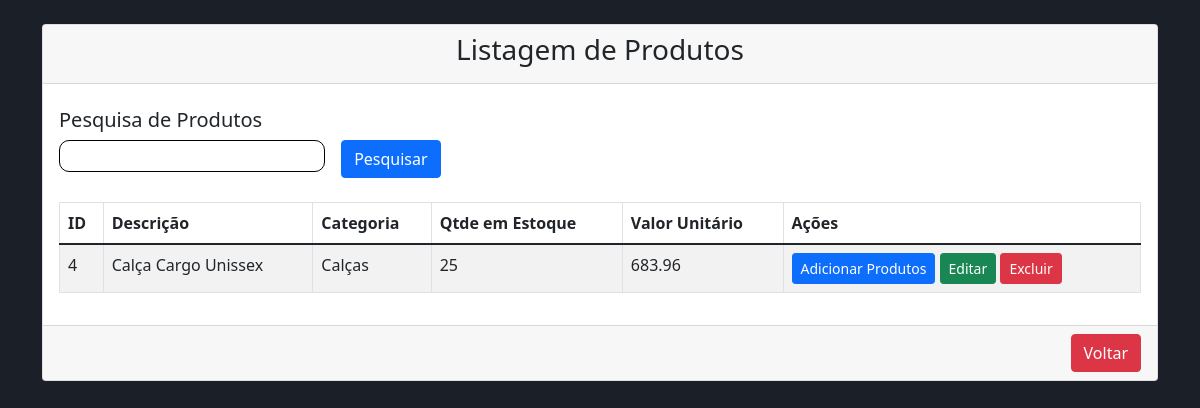
The app's page /view/produto/lstProdutos.php?busca=Calça Cargo Unissex (signed in) with its own data.
### tables this page shows
CREATE TABLE `produto` (
  `id` int(11) NOT NULL,
  `descricao` varchar(100) DEFAULT NULL,
  `qtde_estoque` int(11) DEFAULT NULL,
  `valor_unitario` decimal(10,2) DEFAULT NULL,
  `idCategoria` int(11) DEFAULT NULL
);

CREATE TABLE `categoria` (
  `id` int(11) NOT NULL,
  `descricao` varchar(50) NOT NULL
);

### dao/ProdutoDao.php (called while the page is built, shortened)
<?php
include_once 'C:\xampp\htdocs\Sistema-VendasPHP\model\Produto.php';
class ProdutoDao {
    public function findByDescricao(string $descricao) {
        $sql = "SELECT * FROM produto WHERE descricao LIKE :descricao ORDER BY descricao;";
        $conn = Conexao::conectar();
        $query = $conn->prepare($sql);
        $query->bindValue(':descricao', '%' . $descricao . '%', \PDO::PARAM_STR);
        $query->execute();
        $linhas = $query->fetchAll(\PDO::FETCH_ASSOC);
        $produtos = [];
        foreach ($linhas as $linha) {
            $produto = new Produto();
            $produto->setId($linha['id']);
            $produto->setDescricao($linha['descricao']);
            $produto->setQtdeEstoque($linha['qtde_estoque']);
            $produto->setValorUnitario($linha['valor_unitario']);
            $produto->setIdCategoria($linha['idCategoria']);
            $produtos[] = $produto;
        }
        return $produtos;
    }
}
?>

### bll/ProdutoBll.php (called while the page is built, shortened)
<?php
include_once 'C:\xampp\htdocs\Sistema-VendasPHP\dao\ProdutoDao.php';
class ProdutoBll {
    public function findByDescricao(string $descricao) {
        $dao = new ProdutoDao();
        return $dao->findByDescricao($descricao);
    }
}
?>

### model/Produto.php (called while the page is built, shortened)
<?php
class Produto {
    private $id;
    private $descricao;
    private $qtdeEstoque;
    private $valorUnitario;
    public function getId() {
        return $this->id;
    }
    public function setId(int $id) {
        return $this->id = $id;
    }
    public function getDescricao() {
        return $this->descricao;
    }
    public function setDescricao(string $descricao) {
        return $this->descricao = $descricao;
    }
    public function setIdCategoria(int $idCategoria) {
        return $this->idCategoria = $idCategoria;
    }
    public function getQtdeEstoque() {
        return $this->qtdeEstoque;
    }
    public function setQtdeEstoque(int $qtdeEstoque) {
        return $this->qtdeEstoque = $qtdeEstoque;
    }
    public function getValorUnitario() {
        return $this->valorUnitario;
    }
    public function setValorUnitario(float $valorUnitario) {
        return $this->valorUnitario = $valorUnitario;
    }
}

### dao/CategoriaDao.php (called while the page is built, shortened)
<?php
include_once 'C:\xampp\htdocs\Sistema-VendasPHP\model\Categoria.php';
class CategoriaDao {
    public function findById(int $id) {
        $sql = "SELECT * FROM categoria WHERE id = :id;";
        $conn = Conexao::conectar();
        $query = $conn->prepare($sql);
        $query->bindValue(':id', $id, \PDO::PARAM_INT);
        $query->execute();
        $linha = $query->fetch(\PDO::FETCH_ASSOC);
        $categoria = new Categoria();
        $categoria->setId($linha['id']);
        $categoria->setDescricao($linha['descricao']);
        return $categoria;
    }
}
?>

### bll/CategoriaBll.php (called while the page is built, shortened)
<?php
include_once 'C:\xampp\htdocs\Sistema-VendasPHP\dao\CategoriaDao.php';
class CategoriaBll {
    public function findById(int $id) {
        $dao = new CategoriaDao();
        return $dao->findById($id);
    }
}
?>

### model/Categoria.php (called while the page is built, shortened)
<?php
class Categoria {
    private $descricao;
    public function getDescricao() {
        return $this->descricao;
    }
    public function setDescricao(string $descricao) {
        $this->descricao = $descricao;
    }
}
?>

### view/produto/lstProdutos.php (the view, shortened to what this page needs)
<?php
include_once '../../bll/ProdutoBll.php';
include_once '../../bll/CategoriaBll.php';
$bll = new ProdutoBll();
$categoriaBll = new CategoriaBll();
if (isset($_GET['busca'])) {
    $busca = $_GET['busca'];
} else {
    $busca = null;
}
if ($busca == null) {
    $lstProduto = $bll->findAll();
} else {
    $lstProduto = $bll->findByDescricao($busca);
}
?>
<!DOCTYPE html>
<html>
<head>
    <link href="https://cdn.jsdelivr.net/npm/bootstrap@5.1.3/dist/css/bootstrap.min.css" rel="stylesheet">
    <link rel="stylesheet" href="../../view/css/formatacao.css">
</head>
<body>
    <div class="container mt-4">
        <div class="row">
            <div class="col-md-12">
                <div class="card">
                    <div class="card-header">
                        <h3>Listagem de Produtos</h4>
                    </div>
                    <div class="card-search">
                        <form action="../produto/lstProdutos.php" method="GET" id="" class="">
                            <h5>Pesquisa de Produtos</h5>
                            <div class="teste">
                                <input type="text" class="input-pesquisa" id="txtBusca" name="busca">
                                <button type="submit" class="btn btn-primary float-end"><span>Pesquisar</span></button>
                            </div>
                        </form>
                    </div>
                    <div class="card-body">
                        <table class="table table-bordered table-striped">
                            <thead>
                                <tr>
                                    <th>ID</th>
                                    <th>Descrição</th>
                                    <th>Categoria</th>
                                    <th>Qtde em Estoque</th>
                                    <th>Valor Unitário</th>
                                    <th>Ações</th>
                                </tr>
                            </thead>
                            <tbody>
                                <?php foreach ($lstProduto as $produto) { ?>
                                    <tr>
                                        <td>
                                            <?php echo $produto->getId(); ?>
                                        </td>
                                        <td>
                                            <?php echo $produto->getDescricao(); ?>
                                        </td>
                                        <td>
                                            <?php $categoria = $categoriaBll->findById($produto->getIdCategoria());
                                            echo $categoria->getDescricao();
                                            ?>
                                        </td>
                                        <td>
                                            <?php echo $produto->getQtdeEstoque(); ?>
                                        </td>
                                        <td>
                                            <?php echo $produto->getValorUnitario(); ?>
                                        </td>
                                        <td>
                                            <a href="addProduto.php" class="btn btn-primary btn-sm">Adicionar
                                                Produtos</a>
                                            <a href="attProduto.php?id=<?= $produto->getId(); ?>"
                                                class="btn btn-success btn-sm">Editar</a>
                                            <a onclick="JavaScript:remover(<?php echo $produto->getId(); ?>)"
                                                class="btn btn-danger btn-sm">Excluir</a>
                                        </td>
                                    </tr>
                                <?php } ?>
                            </tbody>
                        </table>
                    </div>
                    <div class="card-footer">
                        <h4>
                            <a href="../control-painel/controlPainel.php" class="btn btn-danger float-end">Voltar</a>
                        </h4>
                    </div>
                </div>
            </div>
        </div>
    </div>
</body>
</html>

### view/css/formatacao.css (style rules this page uses)
:root { --white-color: #fff; --white-smoke-color: #F9F9F9; --black-color: #000; --red-color: #CF3C3F; --light-grey-color: #ECECEC; --grey-color: #C4C4C4; --medium-grey-color: #a7a7a7; --deep-grey-color: #343434; --blue-color: #1B77F3; --dark-blue-color: #1B1F27; }
body { width: 100%; height: 100vh; background-color: var(--dark-blue-color); }
.container { width: 100%; height: 100%; }
.card-search { width: 80%; display: flex; flex-direction: column; margin-top: 1rem; padding: 0.5rem 1rem; }
.card-search .teste { display: flex; flex-direction: row; justify-content: flex-start; }
.input-pesquisa { all: unset; width: 30%; height: 1.5rem; border: 1px solid black; border-radius: 10px; padding: .2rem; margin-right: 1rem; font-size: .8rem; }
h3 { text-align: center; }

### records on screen
produto: id "4", descricao "Calça Cargo Unissex", idCategoria.descricao "Calças", qtde_estoque "25", valor_unitario "683.96"
